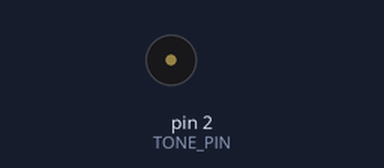
A sketch run on a simulated Arduino Uno, built with avr-gcc and run on an emulated ATmega328P. Parts: buzzer (waves = sounding). At 4.9 s the program stops and its outputs stay as they are.

Above: at 0.1 s.
At 4.65 s:
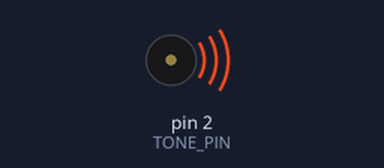
Timing chart, 0 to 6.3 s (numbered marks = the images above):
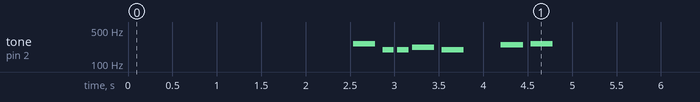

The sketch:

sketch_oct27c.ino
```cpp
#include <NewTone.h>

#define TONE_PIN 2 // Pin you have speaker/piezo connected to (be sure to include a 100 ohm resistor).

// Melody (liberated from the toneMelody Arduino example sketch by Tom Igoe).
int melody[] = { 262, 196, 196, 220, 196, 0, 247, 262 };
int noteDurations[] = { 4, 8, 8, 4, 4, 4, 4, 4 };

void setup() {} // Nothing to setup, just start playing!

void loop() {
  for (unsigned long freq = 125; freq <= 15000; freq += 10) {
    NewTone(TONE_PIN, freq); // Play the frequency (125 Hz to 15 kHz sweep in 10 Hz steps).
    delay(1); // Wait 1 ms so you can hear it.
  }
  noNewTone(TONE_PIN); // Turn off the tone.

  delay(1000); // Wait a second.

  for (int thisNote = 0; thisNote < 8; thisNote++) { // Loop through the notes in the array.
    int noteDuration = 1000/noteDurations[thisNote];
    NewTone(TONE_PIN, melody[thisNote], noteDuration); // Play thisNote for noteDuration.
    delay(noteDuration * 4 / 3); // Wait while the tone plays in the background, plus another 33% delay between notes.
  }

  while(1); // Stop (so it doesn't repeat forever driving you crazy--you're welcome).
}
```

Measured:
- by itself, tone on pin 2 (TONE_PIN): plays 262 Hz for 0.25 s, 196 Hz for 0.13 s, 196 Hz for 0.13 s, 220 Hz for 0.25 s, 196 Hz for 0.25 s, 247 Hz for 0.25 s … (7 notes in this stretch)
